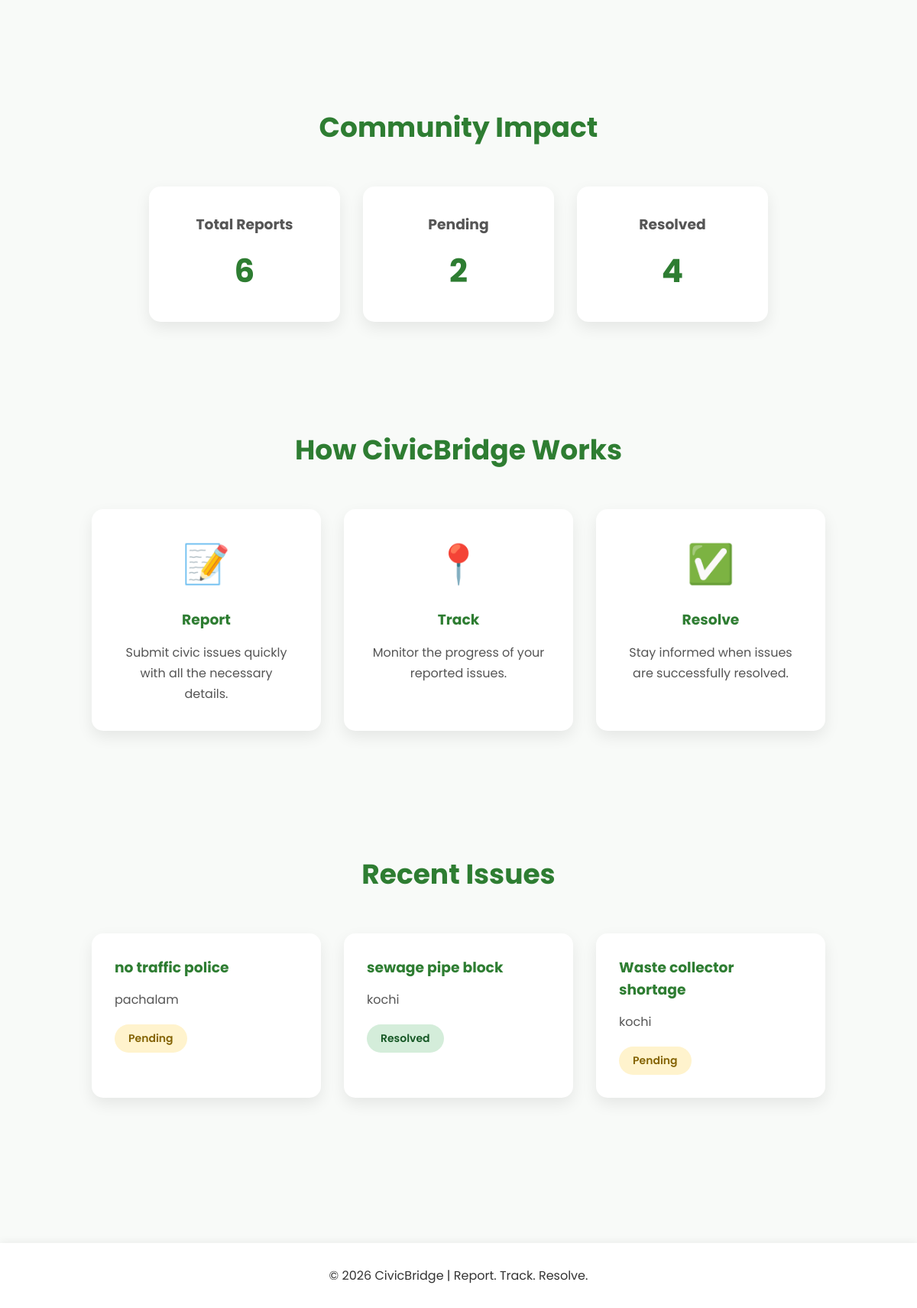
Before: / (lower part) with the older database file.
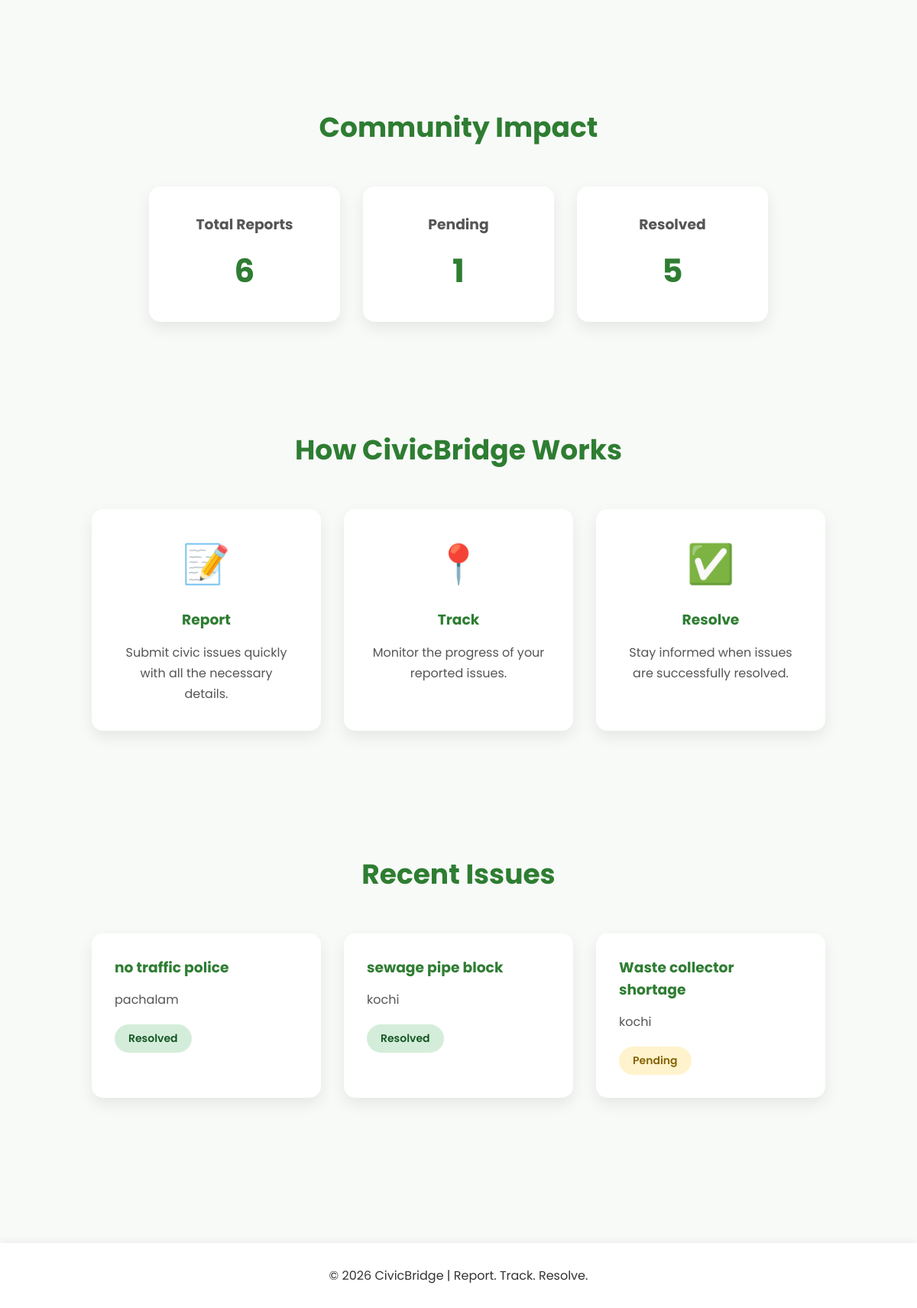
After: the same page with the newer database file.
### tables this page shows
CREATE TABLE reports (
    id INTEGER PRIMARY KEY AUTOINCREMENT,
    name TEXT,
    location TEXT,
    title TEXT,
    description TEXT
, status TEXT, username TEXT);

### app/app.py (the view)
@app.route("/")
def home():
    conn = sqlite3.connect("civicbridge.db")
    cursor = conn.cursor()
    cursor.execute("""
        SELECT *
        FROM reports
        ORDER BY id DESC
        LIMIT 3
    """)
    recent_reports = cursor.fetchall()
    cursor.execute("SELECT COUNT(*) FROM reports")
    total_reports = cursor.fetchone()[0]
    cursor.execute("SELECT COUNT(*) FROM reports WHERE status='Pending'")
    pending_reports = cursor.fetchone()[0]
    cursor.execute("SELECT COUNT(*) FROM reports WHERE status='Resolved'")
    resolved_reports = cursor.fetchone()[0]
    conn.close()
    return render_template(
        "index.html",
        recent_reports=recent_reports,
        total_reports=total_reports,
        pending_reports=pending_reports,
        resolved_reports=resolved_reports
    )

### app/templates/index.html (shortened to what this page needs)
{% extends "base.html" %}
{% block content %}
<section class="hero">
</section>
<section class="stats">
    <h2>Community Impact</h2>
    <div class="stats-container">
        <div class="stat-card">
            <h3>Total Reports</h3>
            <p>{{ total_reports }}</p>
        </div>
        <div class="stat-card">
            <h3>Pending</h3>
            <p>{{ pending_reports }}</p>
        </div>
        <div class="stat-card">
            <h3>Resolved</h3>
            <p>{{ resolved_reports }}</p>
        </div>
    </div>
</section>
<section class="how-it-works">
    <h2>How CivicBridge Works</h2>
    <div class="steps">
        <div class="step-card">
            <div class="step-icon">📝</div>
            <h3>Report</h3>
            <p>
                Submit civic issues quickly with all the necessary details.
            </p>
        </div>
        <div class="step-card">
            <div class="step-icon">📍</div>
            <h3>Track</h3>
            <p>
                Monitor the progress of your reported issues.
            </p>
        </div>
        <div class="step-card">
            <div class="step-icon">✅</div>
            <h3>Resolve</h3>
            <p>
                Stay informed when issues are successfully resolved.
            </p>
        </div>
    </div>
</section>
<section class="recent-issues">
    <h2>Recent Issues</h2>
    <div class="recent-container">
    {% if recent_reports %}
        {% for report in recent_reports %}
        <div class="recent-card">
            <h3>{{ report[3] }}</h3>
            <p>{{ report[2] }}</p>
            {% if report[5] == "Resolved" %}
                <span class="status resolved">
                    Resolved
                </span>
            {% else %}
                <span class="status pending">
                    Pending
                </span>
            {% endif %}
        </div>
        {% endfor %}
    {% else %}
        <p>No issues have been reported yet.</p>
    {% endif %}
</div>
{% endblock %}

Changed rows visible on the page:
changed reports "no traffic police": status "Pending" → "Resolved"
Other visible differences:
{{ pending_reports }}: "2" → "1"
{{ resolved_reports }}: "4" → "5"
